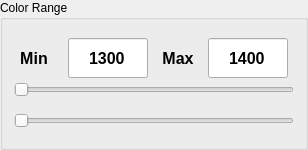
             <widget class="QGroupBox" name="groupBox">
              <property name="sizePolicy">
               <sizepolicy hsizetype="Fixed" vsizetype="Fixed">
                <horstretch>0</horstretch>
                <verstretch>0</verstretch>
               </sizepolicy>
              </property>
              <property name="minimumSize">
               <size>
                <width>300</width>
                <height>150</height>
               </size>
              </property>
              <property name="title">
               <string>Color Range</string>
              </property>
              <layout class="QGridLayout" name="gridLayout">
               <item row="0" column="0">
                <widget class="QLabel" name="label">
                 <property name="sizePolicy">
                  <sizepolicy hsizetype="Fixed" vsizetype="Fixed">
                   <horstretch>0</horstretch>
                   <verstretch>0</verstretch>
                  </sizepolicy>
                 </property>
                 <property name="minimumSize">
                  <size>
                   <width>40</width>
                   <height>40</height>
                  </size>
                 </property>
                 <property name="maximumSize">
                  <size>
                   <width>35</width>
                   <height>25</height>
                  </size>
                 </property>
                 <property name="palette">
                  <palette>
                   <active>
                    <colorrole role="WindowText">
                     <brush brushstyle="SolidPattern">
                      <color alpha="255">
                       <red>255</red>
                       <green>85</green>
                       <blue>0</blue>
                      </color>
                     </brush>
                    </colorrole>
                    <colorrole role="Text">
                     <brush brushstyle="SolidPattern">
                      <color alpha="255">
                       <red>255</red>
                       <green>85</green>
                       <blue>0</blue>
                      </color>
                     </brush>
                    </colorrole>
                    <colorrole role="ButtonText">
                     <brush brushstyle="SolidPattern">
                      <color alpha="255">
                       <red>255</red>
                       <green>85</green>
                       <blue>0</blue>
                      </color>
                     </brush>
                    </colorrole>
                   </active>
                   <inactive>
                    <colorrole role="WindowText">
                     <brush brushstyle="SolidPattern">
                      <color alpha="255">
                       <red>0</red>
                       <green>0</green>
                       <blue>0</blue>
                      </color>
                     </brush>
                    </colorrole>
                    <colorrole role="Text">
                     <brush brushstyle="SolidPattern">
                      <color alpha="255">
                       <red>0</red>
                       <green>0</green>
                       <blue>0</blue>
                      </color>
                     </brush>
                    </colorrole>
                    <colorrole role="ButtonText">
                     <brush brushstyle="SolidPattern">
                      <color alpha="255">
                       <red>0</red>
                       <green>0</green>
                       <blue>0</blue>
                      </color>
                     </brush>
                    </colorrole>
                   </inactive>
                   <disabled>
                    <colorrole role="WindowText">
                     <brush brushstyle="SolidPattern">
                      <color alpha="255">
                       <red>120</red>
                       <green>120</green>
                       <blue>120</blue>
                      </color>
                     </brush>
                    </colorrole>
                    <colorrole role="Text">
                     <brush brushstyle="SolidPattern">
                      <color alpha="255">
                       <red>120</red>
                       <green>120</green>
                       <blue>120</blue>
                      </color>
                     </brush>
                    </colorrole>
                    <colorrole role="ButtonText">
                     <brush brushstyle="SolidPattern">
                      <color alpha="255">
                       <red>120</red>
                       <green>120</green>
                       <blue>120</blue>
                      </color>
                     </brush>
                    </colorrole>
                   </disabled>
                  </palette>
                 </property>
                 <property name="font">
                  <font>
                   <family>Arial</family>
                   <pointsize>12</pointsize>
                   <bold>true</bold>
                  </font>
                 </property>
                 <property name="text">
                  <string>Min</string>
                 </property>
                 <property name="alignment">
                  <set>Qt::AlignCenter</set>
                 </property>
                </widget>
               </item>
               <item row="0" column="1">
                <widget class="QLineEdit" name="Imin_text">
                 <property name="sizePolicy">
                  <sizepolicy hsizetype="Fixed" vsizetype="Fixed">
                   <horstretch>0</horstretch>
                   <verstretch>0</verstretch>
                  </sizepolicy>
                 </property>
                 <property name="minimumSize">
                  <size>
                   <width>80</width>
                   <height>40</height>
                  </size>
                 </property>
                 <property name="maximumSize">
                  <size>
                   <width>60</width>
                   <height>25</height>
                  </size>
                 </property>
                 <property name="font">
                  <font>
                   <family>Arial</family>
                   <pointsize>12</pointsize>
                   <bold>true</bold>
                  </font>
                 </property>
                 <property name="text">
                  <string>1300</string>
                 </property>
                 <property name="alignment">
                  <set>Qt::AlignCenter</set>
                 </property>
                </widget>
               </item>
               <item row="0" column="2">
                <widget class="QLabel" name="label_2">
                 <property name="sizePolicy">
                  <sizepolicy hsizetype="Fixed" vsizetype="Fixed">
                   <horstretch>0</horstretch>
                   <verstretch>0</verstretch>
                  </sizepolicy>
                 </property>
                 <property name="minimumSize">
                  <size>
                   <width>40</width>
                   <height>40</height>
                  </size>
                 </property>
                 <property name="maximumSize">
                  <size>
                   <width>35</width>
                   <height>25</height>
                  </size>
                 </property>
                 <property name="palette">
                  <palette>
                   <active>
                    <colorrole role="WindowText">
                     <brush brushstyle="SolidPattern">
                      <color alpha="255">
                       <red>255</red>
                       <green>85</green>
                       <blue>0</blue>
                      </color>
                     </brush>
                    </colorrole>
                    <colorrole role="Text">
                     <brush brushstyle="SolidPattern">
                      <color alpha="255">
                       <red>255</red>
                       <green>85</green>
                       <blue>0</blue>
                      </color>
                     </brush>
                    </colorrole>
                    <colorrole role="ButtonText">
                     <brush brushstyle="SolidPattern">
                      <color alpha="255">
                       <red>255</red>
                       <green>85</green>
                       <blue>0</blue>
                      </color>
                     </brush>
                    </colorrole>
                   </active>
                   <inactive>
                    <colorrole role="WindowText">
                     <brush brushstyle="SolidPattern">
                      <color alpha="255">
                       <red>0</red>
                       <green>0</green>
                       <blue>0</blue>
                      </color>
                     </brush>
                    </colorrole>
                    <colorrole role="Text">
                     <brush brushstyle="SolidPattern">
                      <color alpha="255">
                       <red>0</red>
                       <green>0</green>
                       <blue>0</blue>
                      </color>
                     </brush>
                    </colorrole>
                    <colorrole role="ButtonText">
                     <brush brushstyle="SolidPattern">
                      <color alpha="255">
                       <red>0</red>
                       <green>0</green>
                       <blue>0</blue>
                      </color>
                     </brush>
                    </colorrole>
                   </inactive>
                   <disabled>
                    <colorrole role="WindowText">
                     <brush brushstyle="SolidPattern">
                      <color alpha="255">
                       <red>120</red>
                       <green>120</green>
                       <blue>120</blue>
                      </color>
                     </brush>
                    </colorrole>
                    <colorrole role="Text">
                     <brush brushstyle="SolidPattern">
                      <color alpha="255">
                       <red>120</red>
                       <green>120</green>
                       <blue>120</blue>
                      </color>
                     </brush>
                    </colorrole>
                    <colorrole role="ButtonText">
                     <brush brushstyle="SolidPattern">
                      <color alpha="255">
                       <red>120</red>
                       <green>120</green>
                       <blue>120</blue>
                      </color>
                     </brush>
                    </colorrole>
                   </disabled>
                  </palette>
                 </property>
                 <property name="font">
                  <font>
                   <family>Arial</family>
                   <pointsize>12</pointsize>
                   <bold>true</bold>
                  </font>
                 </property>
                 <property name="text">
                  <string>Max</string>
                 </property>
                 <property name="alignment">
                  <set>Qt::AlignCenter</set>
                 </property>
                </widget>
               </item>
               <item row="0" column="3">
                <widget class="QLineEdit" name="Imax_text">
                 <property name="sizePolicy">
                  <sizepolicy hsizetype="Fixed" vsizetype="Fixed">
                   <horstretch>0</horstretch>
                   <verstretch>0</verstretch>
                  </sizepolicy>
                 </property>
                 <property name="minimumSize">
                  <size>
                   <width>80</width>
                   <height>40</height>
                  </size>
                 </property>
                 <property name="maximumSize">
                  <size>
                   <width>60</width>
                   <height>25</height>
                  </size>
                 </property>
                 <property name="font">
                  <font>
                   <family>Arial</family>
                   <pointsize>12</pointsize>
                   <bold>true</bold>
                  </font>
                 </property>
                 <property name="text">
                  <string>1400</string>
                 </property>
                 <property name="alignment">
                  <set>Qt::AlignCenter</set>
                 </property>
                </widget>
               </item>
               <item row="1" column="0" colspan="4">
                <widget class="QSlider" name="Imin_Slider">
                 <property name="sizePolicy">
                  <sizepolicy hsizetype="Fixed" vsizetype="Fixed">
                   <horstretch>0</horstretch>
                   <verstretch>0</verstretch>
                  </sizepolicy>
                 </property>
                 <property name="minimumSize">
                  <size>
                   <width>280</width>
                   <height>25</height>
                  </size>
                 </property>
                 <property name="orientation">
                  <enum>Qt::Horizontal</enum>
                 </property>
                </widget>
               </item>
               <item row="2" column="0" colspan="4">
                <widget class="QSlider" name="Imax_Slider">
                 <property name="sizePolicy">
                  <sizepolicy hsizetype="Fixed" vsizetype="Fixed">
                   <horstretch>0</horstretch>
                   <verstretch>0</verstretch>
                  </sizepolicy>
                 </property>
                 <property name="minimumSize">
                  <size>
                   <width>280</width>
                   <height>25</height>
                  </size>
                 </property>
                 <property name="orientation">
                  <enum>Qt::Horizontal</enum>
                 </property>
                </widget>
               </item>
              </layout>
             </widget>
